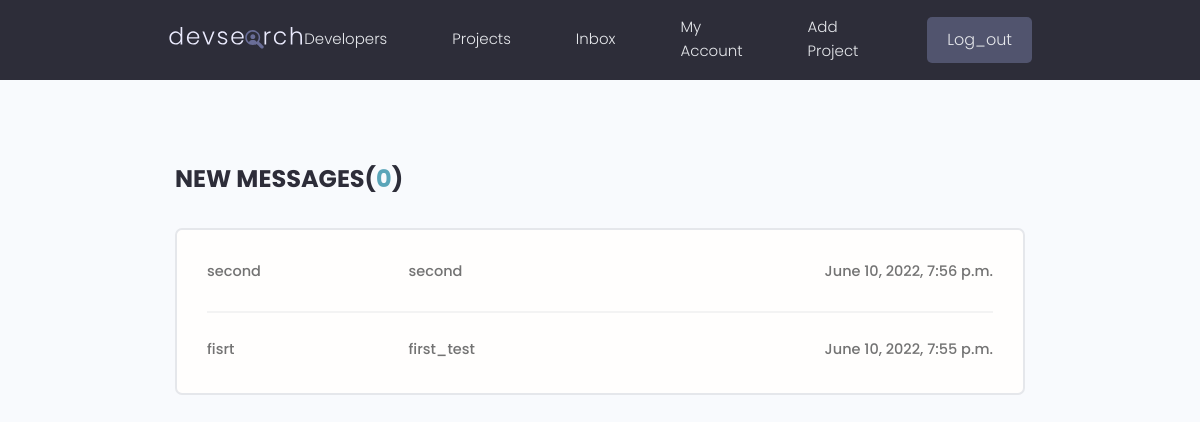
Screenshot of /inbox/ (signed in) with the database file from the repository.
### users/models.py (models this page shows, shortened)
class  Message(models.Model):
    sender = models.ForeignKey(Profile,on_delete=models.SET_NULL,null=True,blank=True)
    recepient = models.ForeignKey(Profile,on_delete=models.SET_NULL,null=True,blank=True,related_name="messages")
    name = models.CharField(max_length=200,null=True,blank=True)
    email = models.EmailField(max_length=200,null=True,blank=True)
    subject = models.CharField(max_length=200,null=True,blank=True)
    body = models.TextField()
    is_read = models.BooleanField(default=False,null=True)
    created = models.DateTimeField(auto_now_add=True)
    id = models.UUIDField(default=uuid.uuid4,unique=True,primary_key=True, editable=False)
    class Meta:
        ordering = ['is_read','-created']

### users/views.py (the view)
# urls.py: path('inbox/',views.inbox,name='inbox'),
@login_required(login_url='login')
def inbox(request):
    profile = request.user.profile
    messageRequests = profile.messages.all()
    unreadCount = messageRequests.filter(is_read=False).count()
    context={'messageRequests':messageRequests,'unreadCount':unreadCount}
    return render(request,'users/inbox.html',context)

### users/templates/users/inbox.html
{% extends 'main.html' %}
{% block content %}
  <main class="inbox my-xl">
    <div class="content-box">
      <h3 class="inbox__title">New Messages(<span>{{unreadCount}}</span>)</h3>
      <ul class="messages">
        {% for message in messageRequests %}
        {% if  message.is_read == False %}
        <li class="message message--unread">
          {% else %}
          <li class="message">
          {% endif %}
          <a href="{% url 'message' message.id  %}">
            <span class="message__author">{{message.name}}</span>
            <span class="message__subject">{{message.subject}}</span>
            <span class="message__date">{{message.created}}</span>
          </a>
          </li>
        {% endfor %}
      </ul>
    </div>
  </main>
  {% endblock content %}

### static/styles/app.css (style rules this page uses)
:root { --color-sub: #2d2d39; }
.content-box { width: 95%; max-width: 85rem; margin: 0 auto; }
.inbox { height: 90vh; }
.inbox__title, .inbox__title span { font-size: 2.4rem; font-weight: 700; color: var(--color-sub); text-transform: uppercase; text-align: left; margin-bottom: 3rem; }
.inbox__title span { color: var(--color-main); }
.messages { list-style: none; background: var(--color-white); padding: 0.5rem 3rem; border: 2px solid var(--color-light); border-radius: 0.7rem; }
.message { padding: 2.5rem 0; }
.message > a span { font-size: 1.45rem; font-weight: 500; }
.message:not(:last-child) { border-bottom: 2px solid var(--color-white-light); }
.message > a { display: flex; gap: 1rem; }
.message__author, .message__date { flex-basis: 25%; }
.message__subject { flex-basis: 50%; }
.message__date { text-align: right; }

### static/uikit/styles/modules/_variables.css (style rules this page uses)
:root { --color-main: #5aa5b9; --color-main-light: #e6faff; --color-sub: #3f4156; --color-sub-light: #51546e; --color-sub-lighter: #ededfd; --color-text: #737373; --color-gray: #8b8b8b; --color-light: #e5e7eb; --color-light-gray: #767676; --color-bg: #f8fafd; --color-white: #fffefd; --color-white-light: #f3f3f3; --color-success: #359e64; --color-success-bg: #def8e8; --color-error: #fc4b0b; --color-error-bg: #fff2ee; --font-base: 'Poppins', arial, helvetica, 'Segoe UI', roboto, ubuntu, sans-serif; --font-monospace: 'Fira Code', 'Courier New', courier, monospace; --font-regular: 300; --font-medium: 500; --font-bold: 700; --generic-shadow: 1px 1px 5px #00000010; --generic-transition: all 0.3s ease-in-out; }

### static/uikit/styles/modules/_base.css (style rules this page uses)
* { margin: 0; padding: 0; box-sizing: border-box; text-rendering: optimizeLegibility; color: inherit; font-size: inherit; }
html { font-size: 50%; }
@media only screen and (min-width: 480px) { html { font-size: 56.25%; } }
@media only screen and (min-width: 1200px) { html { font-size: 62.5%; } }
body { line-height: 1.6; font-weight: 400; font-size: 1.5rem; color: var(--color-text); background-color: var(--color-bg); min-height: 100vh; }

### static/uikit/styles/modules/_typography.css (style rules this page uses)
* { font-family: var(--font-base); }
h3 { font-size: 3.2rem; font-weight: var(--font-medium); }
p, span, strong { font-size: 1.6rem; color: var(--color-text); font-weight: var(--font-regular); }
a { padding-bottom: 2px; text-decoration: none; display: inline-block; color: var(--color-main); font-weight: var(--font-medium); }

### static/uikit/styles/modules/_utilities.css (style rules this page uses)
.my-xl { margin: 8rem auto; }

### rows the page displays
Message: name "second", subject "second", created "June 10, 2022, 7:56 p.m."
Message: name "fisrt", subject "first_test", created "June 10, 2022, 7:55 p.m."

### other values shown
{{ unreadCount }} "0"
